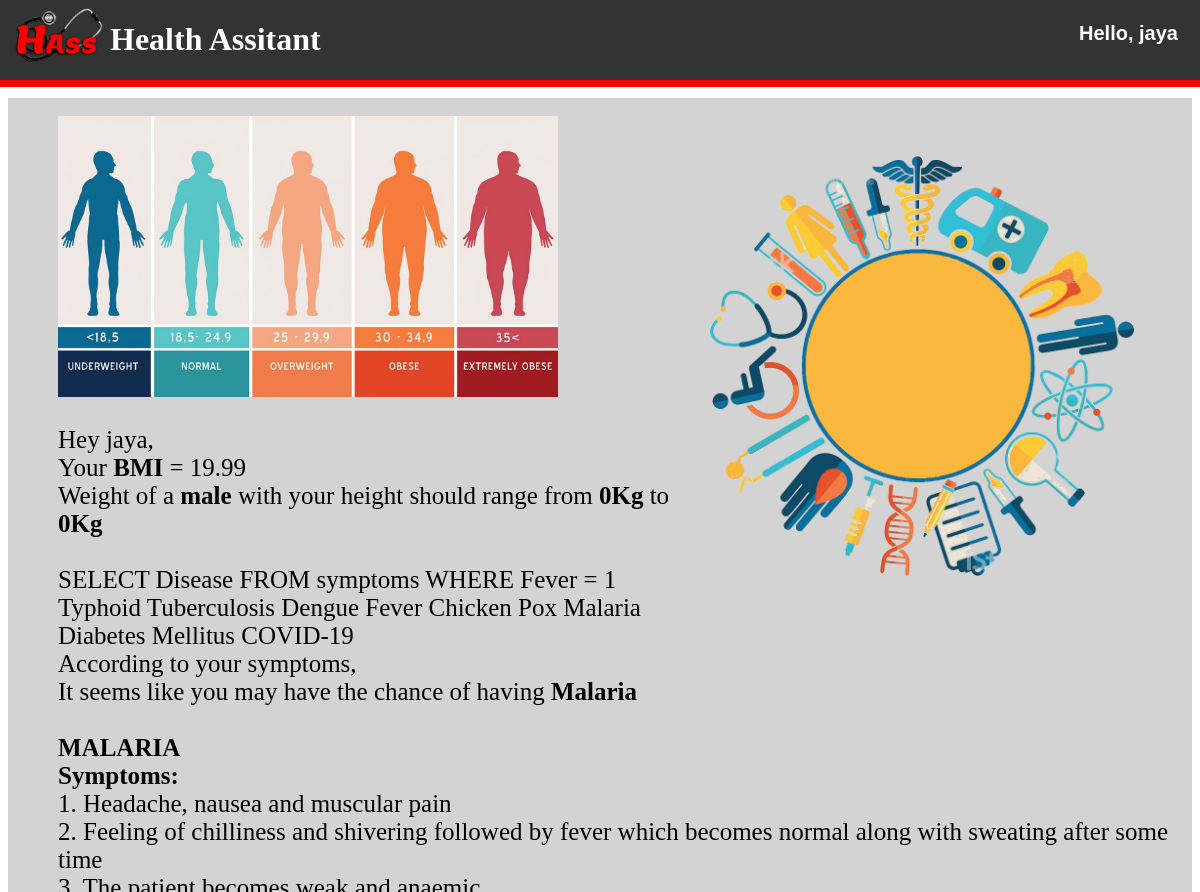
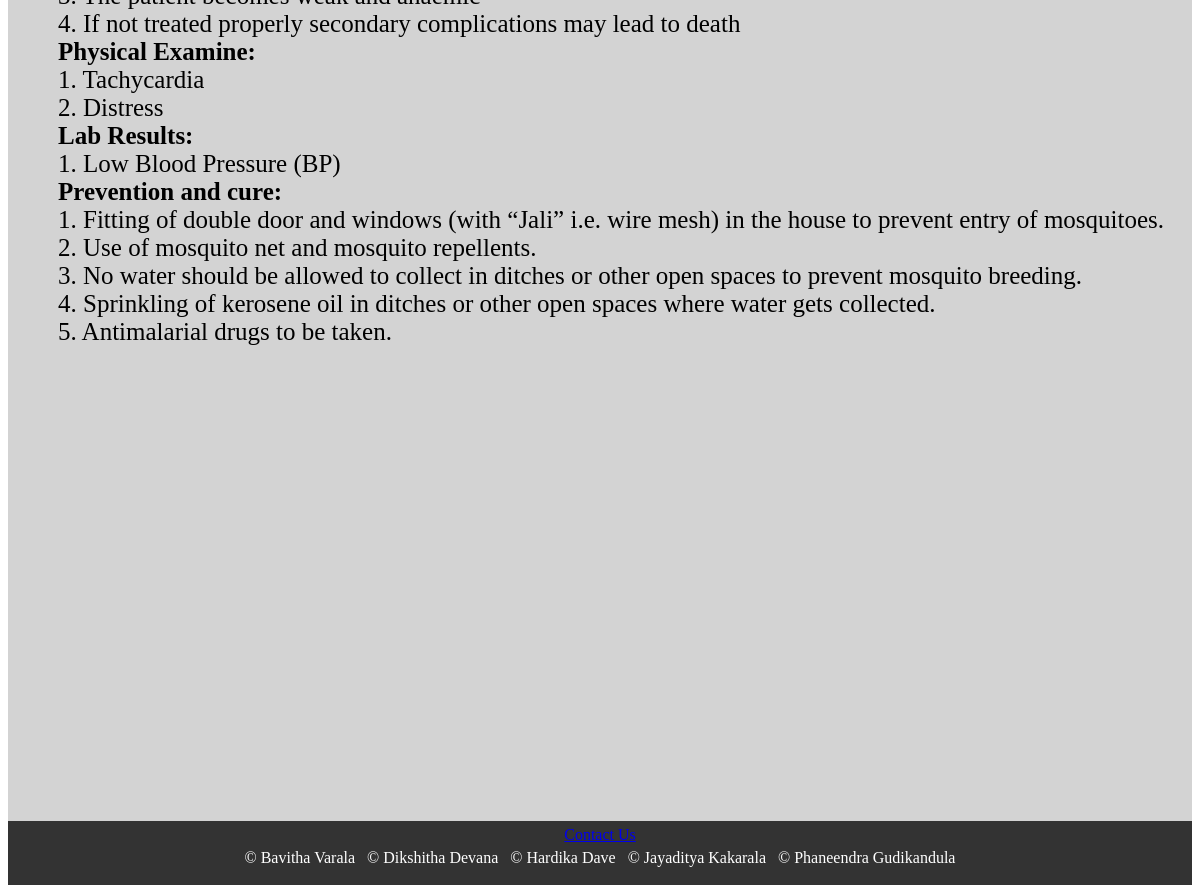
Screenshot of /submit.php (signed in) with the database file from the repository (2 pictures, top to bottom).
### tables this page shows
CREATE TABLE IF NOT EXISTS `user_details` (
  `uname` varchar(50) NOT NULL,
  `uemail` varchar(50) NOT NULL,
  `uage` int(100) NOT NULL,
  `ugen` varchar(10) NOT NULL,
  `psw` varchar(30) NOT NULL,
  `ubmi` float NOT NULL,
  `userid` varchar(20) NOT NULL,
  PRIMARY KEY (`userid`)
);

CREATE TABLE IF NOT EXISTS `symptoms` (
  `Disease` varchar(30) NOT NULL,
  `Fever` int(11) NOT NULL,
  `Cold` int(11) NOT NULL,
  `Headache` int(11) NOT NULL,
  `Rashes` int(11) NOT NULL,
  `Pains` int(11) NOT NULL,
  `Loss of Appetite` int(11) NOT NULL,
  `Patches` int(11) NOT NULL,
  `Vomiting` int(11) NOT NULL,
  `Cough` int(11) NOT NULL,
  `prob` double NOT NULL
);

### symptom_prediction.php (the view, shortened to what this page needs)
<?php
include ("connection.php");
$query1="SELECT * FROM user_symptoms WHERE user='$_SESSION[user]'";
$i=0;
if($result1 = $con->query($query1))
{
    $row = $result1->fetch_assoc();
    if($row["Fever"]==1)
    {
        $z[$i]='Fever';
    }
}
if($z)
{
$p = round((sizeof($z))/9,3);
}
else {
  $p=0;
}
$z1='';
for($i=0;$i<sizeof($z);$i++)
{
    $z1 = $z1.$z[$i].' = 1';
    $q1[$i] = "SELECT Disease FROM symptoms WHERE ".$z1;
    echo $q1[$i].'<br>';
    $k = 0;
    if($re1 = $con->query($q1[$i]))
    {
        if ($row=$re1->fetch_assoc())
        {
          $l=0;
          do
          {
              $d = $row["Disease"];
              $ds[$k] = $d;
              $k++;$l++;
              echo $d.' ';
          }while($row=$re1->fetch_assoc());
        }
    }
    $z1 = $z1.' && ';
    echo '<br>';
}
for($i=0;$i<$l;$i++)
{
  $sug2[$i]=$ds[$i];
}
$q3 = "SELECT * FROM symptoms";
$k=0;
if($re3 = $con->query($q3))
{
      if ($row=$re3->fetch_assoc())
      {
          do
          {
              $d1 = $row["Disease"];
              $p1 = $row["prob"];
              $diff[$k] = abs($p-$p1);
              $dp[$k] = $d1;
              $prob[$k] = $p1;
              $k++;
          }while($row=$re3->fetch_assoc());
          usort($diff,"cf");
          $h=0;
          for($i=0;$i<$k;$i++)
          {
            if($diff[$h] == abs($p- $prob[$i]))
            {
              for($x=0;$x<$l;$x++)
              {
                if($sug2[$x]==$dp[$i])
                {
                    $suggestion = $dp[$i];
                    break;
                }
              }
            }
            else
            {
                $h++;
            }
          }
      }
}
?>

### submit.php (shortened to what this page needs)
<?php
if(!isset($_SESSION['user']))
{
	echo ("<SCRIPT LANGUAGE='JavaScript'>
	window.alert('You have no permission to view this page, Login First!')
	window.location.href='index.php';
	</SCRIPT>");
}
else
{
    include ("connection.php");
    $query="SELECT * FROM user_details WHERE uname='$_SESSION[user]'";
    if($result = $con->query($query))
    {
        $row = $result->fetch_assoc();
        $bmi=$row["ubmi"];
        $gender = $row["ugen"];
    }
    $sug1=' ';$w1=0;$w2=0;
    if($bmi==0)
    {
        echo ("<SCRIPT LANGUAGE='JavaScript'>
        window.alert('Enter correct Height & Weight')
        window.location.href='view.php';
        </SCRIPT>");
    }
    else
    {
        $sug1 = 'Hey '.$_SESSION[user].',';
        $h = $_SESSION["h"];
        $w1 = (18.5*$h*$h)/10000;
        $w2 = (24.9*$h*$h)/10000;
    }
}
?>
<!DOCTYPE html>
<html lang="en">
<head>
  <link rel="stylesheet" type="text/css" href="css/bmi.css">
	<link rel="stylesheet" type="text/css" href="css/index.css">
</head>
<body>
<?php require_once("header.php"); ?>
<div class="topnav">
</div>
<div class="totalpage">
  <br>
  <div class="bgimage"><img src="images/circle.png" width="500px"alt="Health Prediction"></div>
  <div class="output" style="color:black;align:left;margin-left:50px;">
    <?php
        if( $gender == 'male' )
        {
          echo '<div class="image"><img src="images/manbmi.jpg" width="500px"alt="BODY_MASS_INDEX"></div>';
        }
        else
        {
          echo '<div class="image"><img src="images/womenbmi.jpg" width="500px"alt="BODY_MASS_INDEX"></div>';
        }
        echo '<p style="font-size:25px;">'.$sug1.' <br>';
        echo 'Your <b>BMI</b> = '.round($bmi,2).'<br>';
        echo 'Weight of a <b>'.$gender.'</b> with your height should range from <b>'.round($w1,1).'Kg</b> to <b>'.round($w2,1).'Kg</b><br><br>';
    include ("symptom_prediction.php");
        echo 'According to your symptoms,<br> It seems like you may have the chance of having ';
        echo '<b>'.$suggestion.'</b><br>';
    include ("data.php");
        echo '</p>';
     ?>
  </div>
  <br><br>
  <br><br><br><br><br><br><br><br><br>
  <br><br><br><br><br><br><br><br><br><br><br><br><br><br>
</div>
	<?php require_once("footer.php"); ?>
</body>
</html>

### header.php (shortened to what this page needs)
<link rel="stylesheet" type="text/css" href="css/header.css" />
<div class="navigationbar">
	<ul>
					<li><a href="index.php"><img src="images/logo.png" width="100px" alt="Logo"></a></li>
					<li><a href="reset.php" style="text-decoration:none;"><h1>Health Assitant</h1></a></li>
			<?php
			if(!isset($_SESSION['user']))
			{
					echo '<li class="lista"><button onclick="showlogin()">Login</button></li>';
					echo '<li class="listb"><button onclick="showregister()">Register</button></li>';
			}
			else
			{
					$u = $_SESSION["user"];
					echo '<li class="listb">
					  <button onclick="showlogout()">
					    Hello, '.$u.'
					  </button></li>
					  <li class="lista" id="logout"><a href="logout.php">Logout</a></li>';;
			}
			?>
		</ul>
		<div class="red">
			<br>
		</div>
</div>

### data.php (shortened to what this page needs)
<?php
$data[0]='<br><b>CHICKEN POX</b><br>
          <b>Symptoms:</b><br>
             1. Fever, headache and loss of appetite<br>
             2. Dark red-coloured rash on the back and chest which spreads on the whole body<br>
             3. Later, rashes change into vesicles<br>
          <b>Physical Examine:</b><br>
          1. Skin Allergy (Papules on skin, crust on skin, vesicles on skin)<br>
          <b>Prevention and cure:</b><br>
          There is no vaccine against chicken pox as yet. But precautions must be taken as follows:<br>
             1. The patient should be kept in isolation.<br>
             2. Clothing and utensils, used by the patient should be sterilised.<br>
             3. Fallen scabs should be collected and burnt.<br>
             4. One attack of chicken pox gives lifelong immunity to the person recovered from this disease.<br>';
$data[1]='<br><b>MEASLES</b><br>
          <b>Symptoms:</b><br>
             1. Common cold <br>
             2. Appearance of small white patches in mouth and throat<br>
             3. Appearance of rashes on the body<br>
          <b>Physical Examine:</b><br>
             1. Conjunctivitis<br>
          <b>Prevention and cure:</b><br>
          1. The patient should be kept in isolation.<br>
	  2. Cleanliness should be maintained.<br>
	  3. Antibiotics check only the secondary infections which can easily recur.<br>';
$data[2]='<br><b>DENGUE FEVER</b><br>
          <b>Symptoms:</b><br>
             1. Sudden onset of high fever, generally 104-105 °F (40 °C), which may last 4- 5 days <br>
             2. Severe headache mostly in the forehead<br>
             3. Pain in the joints and muscles, body aches<br>
	     4. Pain behind the eyes which worsens with eye movement<br>
             5. Nausea or vomiting<br>
          <b>Prevention and cure:</b><br>
       	  Following steps can be taken to prevent spread of dengue fever: <br>
	  1. Avoid water stagnation for more than 72 hours so that the mosquitoes do not breed there.<br>
	  2. Prevent mosquito breeding in stored water bodies, like ponds, and wells.<br>
	  3. Destroy discarded objects like old tyres and bottles, as they collect and store Health rainwater.<br>
	  4. Use mosquito repellents and wear long sleeved clothes to curtail exposure.<br>
	  5. Use mosquito nets, also during daytime.<br>
	  6. Avoid outdoor activities during dawn or dusk when these mosquitoes are most active.<br>
	  7. Patients suffering from dengue fever must be isolated for at least 5 days.<br>
	  8. Report to the nearest health centre for any suspected case of Dengue fever.<br>';
$data[3]='<br><b>TUBERCULOSIS</b><br>
          <b>Symptoms:</b><br>
             1. Persistent fever and coughing<br>
             2. Chest pain and blood comes out with the sputum<br>
             3. General weakness<br>
          <b>Physical Examine:</b><br>
          1. Sweat<br>
          <b>Prevention and cure:</b><br>
          1. Isolation of patient to avoid spread of infection.<br>
	  2. BCG vaccination is given to children as a preventive measure.<br>
	  3. Living rooms should be airy, neat and with clean surroundings.<br>
	  4. Antibiotics be administered as treatment.<br>';
$data[4]='<br><b>TYPHOID</b><br>
          <b>Symptoms:</b><br>
             1. Continuous fever, headache, slow pulse rate<br>
             2. Reddish rashes appear on the belly<br>
             3. In extreme cases, ulcers may rupture resulting in death of the patient<br>
          <b>Physical Examine:</b><br>
          1. Distress<br>
	  2. Sunken Eyes<br>
          <b>Lab Results:</b><br>
          1. Low Blood Pressure (BP)<br>
          <b>Prevention and cure:</b><br>
          1. Anti-typhoid inoculation should be given.<br>
	  2. Avoid taking exposed food and drinks.<br>
	  3. Proper sanitation and cleanliness should be maintained.<br>
	  4. Proper disposal of excreta of the patient.<br>
	  5. Antibiotics should be administered.<br>';
$data[5]='<br><b>CHOLERA</b><br>
          <b>Symptoms:</b><br>
             1. Acute diarrhea and watery stool<br>
             2. Muscular cramps/ pains<br>
             3. Loss of minerals through urine<br>
             4. Dehydration leads to death<br>
          <b>Physical Examine:</b><br>
          1. Tachycardia<br>
	  2. Dehydration<br>
	  3. Sunken Eyes<br>
          <b>Lab Results:</b><br>
          1. Low Blood Pressure (BP)<br>
          <b>Prevention and cure:</b><br>
          1. Cholera vaccination should be given.<br>
	  2. Electrolytes (Na, K, sugar) dissolved in water should be given to the patient to check dehydration (In market it is available as ORS–oral rehydration solution).<br>
	  3. Proper washing and cooking of food.<br>
	  4. Proper disposal of vomit and human excreta.<br>
	  5. Flies should not be allowed to sit on eatables and utensils.<br>';
$data[6]='<br><b>MALARIA</b><br>
          <b>Symptoms:</b><br>
             1. Headache, nausea and muscular pain<br>
             2. Feeling of chilliness and shivering followed by fever which becomes normal along with sweating after some time<br>
             3. The patient becomes weak and anaemic <br>
             4. If not treated properly secondary complications may lead to death<br>
          <b>Physical Examine:</b><br>
          1. Tachycardia<br>
	  2. Distress<br>
          <b>Lab Results:</b><br>
          1. Low Blood Pressure (BP)<br>
          <b>Prevention and cure:</b><br>
          1. Fitting of double door and windows (with “Jali” i.e. wire mesh) in the house to prevent entry of mosquitoes.<br>
	  2. Use of mosquito net and mosquito repellents.<br>
	  3. No water should be allowed to collect in ditches or other open spaces to prevent mosquito breeding.<br>
	  4. Sprinkling of kerosene oil in ditches or other open spaces where water gets collected.<br>
	  5. Antimalarial drugs to be taken.<br>';
$data[7]='<br><b>DIABETES MELLITUS</b><br>
          <b>Symptoms:</b><br>
             1. More glucose in blood<br>
             2. Excessive and frequent passing of urine<br>
             3. Feeling thirsty and hungry frequently<br>
             4. Reduced healing capacity of injury<br>
             5. Fever<br>
             6. General weakness/ pains of the body<br>
	     7. In extreme cases diabetic coma can take place making the patient unconscious<br>
          <b>Lab Results:</b><br>
          1. High Blood Pressure (BP)<br>
          2. Sugar<br>
          <b>Prevention and cure:</b><br>
          1. Control the excessive weight of the body.<br>
	  2. A regulated and controlled diet is to be taken.<br>
	  3. The food should not contain sugar and much carbohydrates.<br>
	  4. Injection of insulin before meals, if required (only on doctor’s prescription).<br>';
$data[8]='<br><b>COVID-19</b><br>
          <b>SymptomS:</b><br> Symptoms may also vary in different age groups. Some of the more commonly reported symptoms include,<br>
             1. New or worsening cough and cold<br>
             2. Shortness of breath or difficulty breathing<br>
             3. Temperature equal to or over 38°<br>
             4. Feeling feverish<br>
             5. Chills<br>
             6. Fatigue or weakness<br>
	     7. Muscle or body aches<br>
             8. New loss of smell or taste<br>
             9. Headache<br>
	    10. Gastrointestinal symptoms (abdominal pain, diarrhea, vomiting)<br>
            11. Feeling very unwell<br>
          <b>Physical Examine:</b><br>
          1. Distress<br>
	  2. Sunken Eyes<br>
          <b>Prevention and cure:</b><br>
          1. Wash your hands frequently for at least 20 seconds at a time with warm water and soap.<br>
	  2. Don’t touch your face, eyes, nose, or mouth when your hands are dirty.<br>
	  3. Don’t go out if you’re feeling sick or have any cold or flu symptoms.<br>
	  4. Stay 2 meters away from people.<br>
          5. Cover your mouth with a tissue or the inside of your elbow whenever you sneeze or cough.Throw away any tissues you use right away.<br>
	  6. Clean any objects you touch a lot. Use disinfectants on objects like phones, computers, and doorknobs. Use soap and water for objects that you cook or eat with, like utensils and dishware.<br>';
    if($suggestion == 'Malaria')
    {
      echo $data[6];
    }
?>

### footer.php
	<link rel="stylesheet" type="text/css" href="css/footer.css" />
	<div class="footer">
	<center>
		<div class="headlast">
			<a href="contact.php" class="cu">Contact Us</a>
		</div>
		<div class="names"> &copy; Bavitha Varala &nbsp;  &copy; Dikshitha Devana &nbsp;  &copy; Hardika Dave &nbsp;  &copy; Jayaditya Kakarala &nbsp;  &copy; Phaneendra Gudikandula</div>
		<br>
	</center>
</div>

### css/index.css (style rules this page uses)
body { color:white; font-family: calibri; overflow: auto; }
.topnav { padding-top:90px; background:none; }
.totalpage { width:100% height: auto; z-index:0; display:block; color: black; background-color: #D3D3D3; }
.bgimage { z-index: 0; position:relative; float:right; margin-right: 20px; }

### css/header.css (style rules this page uses)
.navigationbar { position:fixed; left:0px; width:100%; top:0; z-index: 2; }
.red { height: 7px; background-color: red; z-index: 3; }
ul { list-style-type: none; padding-left:10px; margin: 0; display: block; overflow: hidden; outline:none; background-color: #333333; align-items: center; }
li { float: left; }
li a { color: white; text-decoration: none; }
h1 { color:white; cursor:pointer; font-family: calibri; }
.listb { padding: 7px; float:right; right:100px; width: auto; outline: none; border:none; }
button { color: white; text-decoration:none; outline: none; border: none; cursor: pointer; padding: 15px; background-color: #333333; font-weight: bold; font-size: 20px; }

### css/footer.css (style rules this page uses)
.footer { z-index: 1; position: inherit; margin: 0; bottom: 0px; background-color: #333333; left:0px; width:100%; height:auto; }
.headlast { padding: 5px; }
.red { height: 7px; background-color: red; z-index: 3; }

### rows the page displays
user_details: ubmi "19.99", ugen "male"
symptoms: Disease "Typhoid"
symptoms: Disease "Tuberculosis"
symptoms: Disease "Dengue Fever"
symptoms: Disease "Chicken Pox"
symptoms: Disease "Malaria"
symptoms: Disease "Diabetes Mellitus"
symptoms: Disease "COVID-19"

### other values shown
$u "jaya"
$sug1 "Hey jaya,"
$w1 "0"
$w2 "0"
$q1[$i] "SELECT Disease FROM symptoms WHERE Fever = 1"
$suggestion "Malaria"
